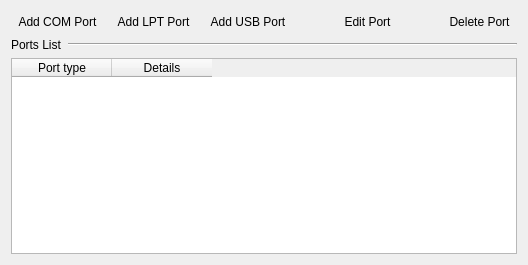
<ui version="4.0" >
 <author>Andrey Rijov</author>
 <class>Ports_Tab_Widget</class>
 <widget class="QWidget" name="Ports_Tab_Widget" >
  <property name="geometry" >
   <rect>
    <x>0</x>
    <y>0</y>
    <width>528</width>
    <height>265</height>
   </rect>
  </property>
  <property name="windowTitle" >
   <string>Ports</string>
  </property>
  <layout class="QGridLayout" name="gridLayout" >
   <item row="0" column="0" >
    <layout class="QHBoxLayout" name="horizontalLayout_5" >
     <item>
      <widget class="QToolButton" name="TB_Add_Serial_Port" >
       <property name="text" >
        <string>Add COM Port</string>
       </property>
       <property name="icon" >
        <iconset resource="images.qrc" >
         <normaloff>:/port.png</normaloff>:/port.png</iconset>
       </property>
       <property name="iconSize" >
        <size>
         <width>32</width>
         <height>32</height>
        </size>
       </property>
       <property name="toolButtonStyle" >
        <enum>Qt::ToolButtonTextUnderIcon</enum>
       </property>
       <property name="autoRaise" >
        <bool>true</bool>
       </property>
      </widget>
     </item>
     <item>
      <widget class="QToolButton" name="TB_Add_Parallel_Port" >
       <property name="text" >
        <string>Add LPT Port</string>
       </property>
       <property name="icon" >
        <iconset resource="images.qrc" >
         <normaloff>:/port.png</normaloff>:/port.png</iconset>
       </property>
       <property name="iconSize" >
        <size>
         <width>32</width>
         <height>32</height>
        </size>
       </property>
       <property name="toolButtonStyle" >
        <enum>Qt::ToolButtonTextUnderIcon</enum>
       </property>
       <property name="autoRaise" >
        <bool>true</bool>
       </property>
      </widget>
     </item>
     <item>
      <widget class="QToolButton" name="TB_Add_USB_Port" >
       <property name="text" >
        <string>Add USB Port</string>
       </property>
       <property name="icon" >
        <iconset resource="images.qrc" >
         <normaloff>:/usb.png</normaloff>:/usb.png</iconset>
       </property>
       <property name="iconSize" >
        <size>
         <width>32</width>
         <height>32</height>
        </size>
       </property>
       <property name="toolButtonStyle" >
        <enum>Qt::ToolButtonTextUnderIcon</enum>
       </property>
       <property name="autoRaise" >
        <bool>true</bool>
       </property>
      </widget>
     </item>
     <item>
      <spacer name="horizontalSpacer" >
       <property name="orientation" >
        <enum>Qt::Horizontal</enum>
       </property>
       <property name="sizeHint" stdset="0" >
        <size>
         <width>13</width>
         <height>20</height>
        </size>
       </property>
      </spacer>
     </item>
     <item>
      <widget class="QToolButton" name="TB_Edit_Port" >
       <property name="text" >
        <string>Edit Port</string>
       </property>
       <property name="icon" >
        <iconset resource="images.qrc" >
         <normaloff>:/edit.png</normaloff>:/edit.png</iconset>
       </property>
       <property name="iconSize" >
        <size>
         <width>32</width>
         <height>32</height>
        </size>
       </property>
       <property name="toolButtonStyle" >
        <enum>Qt::ToolButtonTextUnderIcon</enum>
       </property>
       <property name="autoRaise" >
        <bool>true</bool>
       </property>
      </widget>
     </item>
     <item>
      <spacer name="horizontalSpacer_12" >
       <property name="orientation" >
        <enum>Qt::Horizontal</enum>
       </property>
       <property name="sizeHint" stdset="0" >
        <size>
         <width>17</width>
         <height>20</height>
        </size>
       </property>
      </spacer>
     </item>
     <item>
      <widget class="QToolButton" name="TB_Delete_Port" >
       <property name="text" >
        <string>Delete Port</string>
       </property>
       <property name="icon" >
        <iconset resource="images.qrc" >
         <normaloff>:/remove.png</normaloff>:/remove.png</iconset>
       </property>
       <property name="iconSize" >
        <size>
         <width>32</width>
         <height>32</height>
        </size>
       </property>
       <property name="toolButtonStyle" >
        <enum>Qt::ToolButtonTextUnderIcon</enum>
       </property>
       <property name="autoRaise" >
        <bool>true</bool>
       </property>
      </widget>
     </item>
    </layout>
   </item>
   <item row="1" column="0" >
    <layout class="QHBoxLayout" name="horizontalLayout_4" >
     <item>
      <widget class="QLabel" name="Label_Pors" >
       <property name="sizePolicy" >
        <sizepolicy vsizetype="Preferred" hsizetype="Maximum" >
         <horstretch>0</horstretch>
         <verstretch>0</verstretch>
        </sizepolicy>
       </property>
       <property name="text" >
        <string>Ports List</string>
       </property>
      </widget>
     </item>
     <item>
      <widget class="Line" name="line" >
       <property name="orientation" >
        <enum>Qt::Horizontal</enum>
       </property>
      </widget>
     </item>
    </layout>
   </item>
   <item row="2" column="0" >
    <widget class="QTableWidget" name="Ports_Table" >
     <property name="editTriggers" >
      <set>QAbstractItemView::NoEditTriggers</set>
     </property>
     <property name="selectionMode" >
      <enum>QAbstractItemView::SingleSelection</enum>
     </property>
     <property name="selectionBehavior" >
      <enum>QAbstractItemView::SelectRows</enum>
     </property>
     <property name="verticalScrollMode" >
      <enum>QAbstractItemView::ScrollPerPixel</enum>
     </property>
     <property name="horizontalScrollMode" >
      <enum>QAbstractItemView::ScrollPerPixel</enum>
     </property>
     <property name="sortingEnabled" >
      <bool>false</bool>
     </property>
     <column>
      <property name="text" >
       <string>Port type</string>
      </property>
     </column>
     <column>
      <property name="text" >
       <string>Details</string>
      </property>
     </column>
    </widget>
   </item>
  </layout>
 </widget>
 <tabstops>
  <tabstop>TB_Add_Serial_Port</tabstop>
  <tabstop>TB_Add_Parallel_Port</tabstop>
  <tabstop>TB_Add_USB_Port</tabstop>
  <tabstop>TB_Edit_Port</tabstop>
  <tabstop>TB_Delete_Port</tabstop>
  <tabstop>Ports_Table</tabstop>
 </tabstops>
 <resources>
  <include location="images.qrc" />
 </resources>
 <connections/>
</ui>
